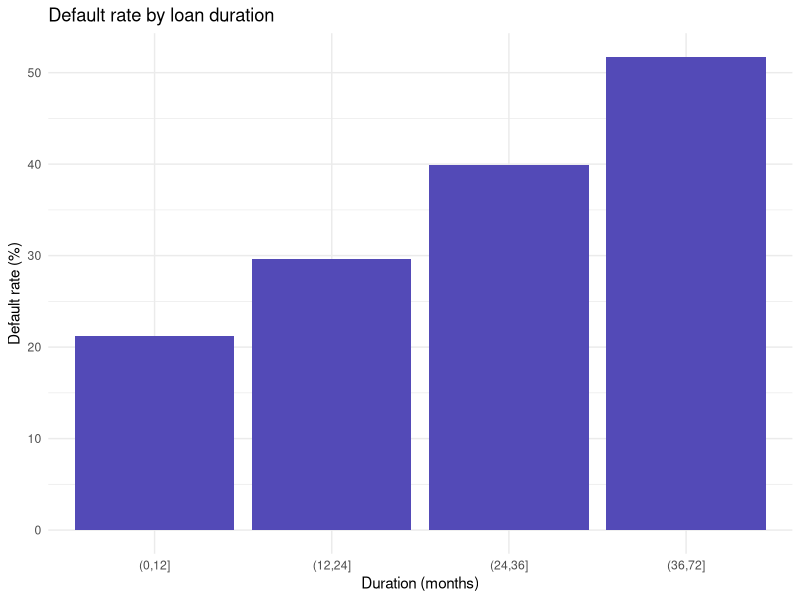
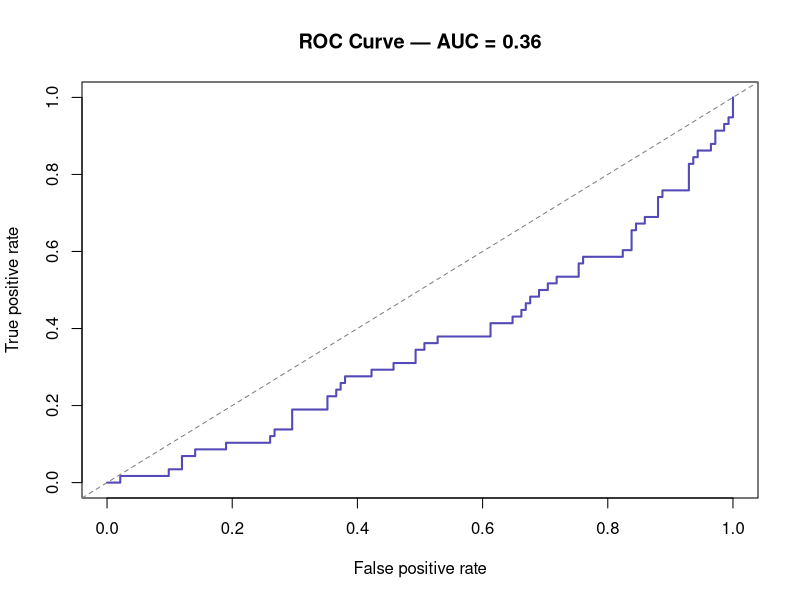

These figures' R source, in order:
## ---- chunk 1
knitr::opts_chunk$set(echo = TRUE)
## ---- chunk 2
library(tidyverse)
library(ROCR)

data("GermanCredit", package="caret")

library(caret)
glimpse(GermanCredit)
table(GermanCredit$Class)
## ---- chunk 3
GermanCredit |>
  mutate(default = ifelse(Class == "Bad", 1, 0)) |>
  group_by(duration_group = cut(Duration,
                                breaks = c(0,12,24,36,72))) |>
  summarise(default_rate = mean(default) * 100) |>
  ggplot(aes(x = duration_group, y = default_rate)) +
  geom_col(fill = "#534AB7") +
  labs(title = "Default rate by loan duration",
       x = "Duration (months)",
       y = "Default rate (%)") +
  theme_minimal()

## ---- chunk 4
set.seed(42)
n     <- nrow(GermanCredit)
train_idx <- sample(1:n, round(0.8*n))

train <- GermanCredit[train_idx, ]
test  <- GermanCredit[-train_idx, ]

## ---- chunk 5
model <- glm(Class ~ Duration + Amount + Age + 
               InstallmentRatePercentage + NumberExistingCredits,
             data=train, family="binomial")

summary(model)
## ---- chunk 6
pred_prob <- predict(model, newdata=test, type="response")
pred_class <- ifelse(pred_prob > 0.5, "Bad", "Good")

# Accuracy
accuracy <- mean(pred_class == test$Class)
cat("Model accuracy:", round(accuracy*100, 1), "%\n")
## ---- chunk 7

pred_obj <- prediction(pred_prob, test$Class, 
                       label.ordering=c("Good","Bad"))
perf     <- performance(pred_obj, "tpr", "fpr")
auc      <- performance(pred_obj, "auc")@y.values[[1]]

plot(perf, colorize=FALSE, col="#534AB7", lwd=2,
     main=paste0("ROC Curve — AUC = ", round(auc,3)))
abline(a=0, b=1, lty=2, col="grey50")
